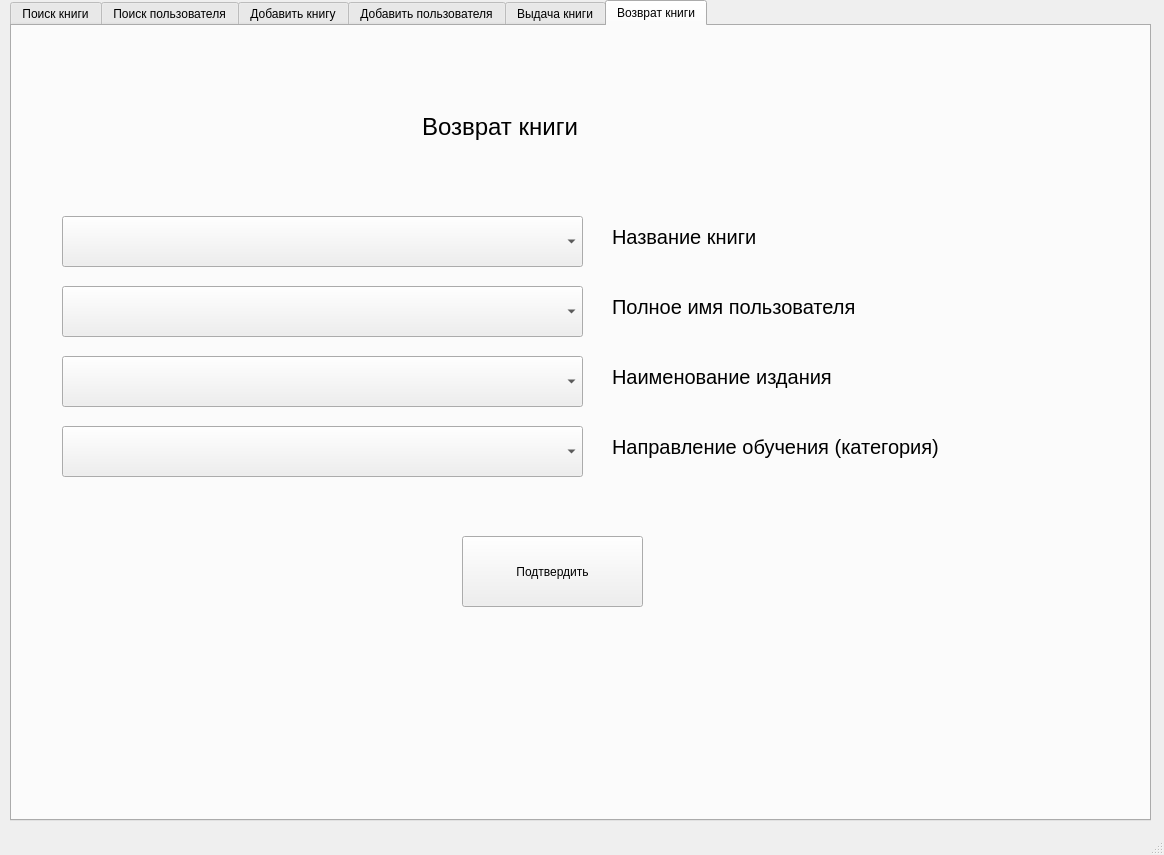
<?xml version="1.0" encoding="UTF-8"?>
<ui version="4.0">
 <class>MainWindow</class>
 <widget class="QMainWindow" name="MainWindow">
  <property name="geometry">
   <rect>
    <x>0</x>
    <y>0</y>
    <width>1164</width>
    <height>855</height>
   </rect>
  </property>
  <property name="windowTitle">
   <string>LIBRARY_IS</string>
  </property>
  <widget class="QWidget" name="centralwidget">
   <widget class="QTabWidget" name="tabWidget">
    <property name="geometry">
     <rect>
      <x>10</x>
      <y>0</y>
      <width>1141</width>
      <height>821</height>
     </rect>
    </property>
    <property name="currentIndex">
     <number>5</number>
    </property>
    <widget class="QWidget" name="book_find">
     <attribute name="title">
      <string>Поиск книги</string>
     </attribute>
     <widget class="QTableWidget" name="book_find_table">
      <property name="geometry">
       <rect>
        <x>10</x>
        <y>310</y>
        <width>1111</width>
        <height>471</height>
       </rect>
      </property>
      <property name="styleSheet">
       <string notr="true">QTableWidget {
    border: 2px solid black; /* Устанавливаем толщину границ таблицы */
}

QTableWidget::item {
    border: 1px solid gray; /* Устанавливаем толщину границ ячеек */
}

QHeaderView::section {
    font-weight: bold; /* Жирный шрифт для заголовков */
    background-color: #f0f0f0; /* Цвет фона заголовков (по желанию) */
}</string>
      </property>
     </widget>
     <widget class="QLabel" name="book_find_header">
      <property name="geometry">
       <rect>
        <x>270</x>
        <y>30</y>
        <width>491</width>
        <height>81</height>
       </rect>
      </property>
      <property name="styleSheet">
       <string notr="true">font-size: 30px; /* Установите желаемый размер шрифта */
</string>
      </property>
      <property name="text">
       <string>Список библиотечных материалов</string>
      </property>
     </widget>
     <widget class="QComboBox" name="book_fin_profile_select">
      <property name="geometry">
       <rect>
        <x>30</x>
        <y>130</y>
        <width>341</width>
        <height>51</height>
       </rect>
      </property>
     </widget>
     <widget class="QComboBox" name="book_find_publisher_select">
      <property name="geometry">
       <rect>
        <x>400</x>
        <y>130</y>
        <width>351</width>
        <height>51</height>
       </rect>
      </property>
     </widget>
     <widget class="QComboBox" name="book_find_status_select">
      <property name="geometry">
       <rect>
        <x>780</x>
        <y>130</y>
        <width>291</width>
        <height>51</height>
       </rect>
      </property>
     </widget>
     <widget class="QLabel" name="book_find_profile_label">
      <property name="geometry">
       <rect>
        <x>20</x>
        <y>180</y>
        <width>341</width>
        <height>61</height>
       </rect>
      </property>
      <property name="styleSheet">
       <string notr="true">font-size: 20px</string>
      </property>
      <property name="text">
       <string>Направление обучения (категория)</string>
      </property>
     </widget>
     <widget class="QLabel" name="book_find_publisher_label">
      <property name="geometry">
       <rect>
        <x>440</x>
        <y>180</y>
        <width>291</width>
        <height>61</height>
       </rect>
      </property>
      <property name="styleSheet">
       <string notr="true">font-size: 20px</string>
      </property>
      <property name="text">
       <string>Наименование издания</string>
      </property>
     </widget>
     <widget class="QLabel" name="book_find_status_label">
      <property name="geometry">
       <rect>
        <x>870</x>
        <y>180</y>
        <width>291</width>
        <height>61</height>
       </rect>
      </property>
      <property name="styleSheet">
       <string notr="true">font-size: 20px</string>
      </property>
      <property name="text">
       <string>Статус</string>
      </property>
     </widget>
     <widget class="QPushButton" name="book_find_confirm">
      <property name="geometry">
       <rect>
        <x>470</x>
        <y>240</y>
        <width>161</width>
        <height>41</height>
       </rect>
      </property>
      <property name="text">
       <string>Подтвердить фильтрацию</string>
      </property>
     </widget>
    </widget>
    <widget class="QWidget" name="user_find">
     <attribute name="title">
      <string>Поиск пользователя</string>
     </attribute>
     <widget class="QTableWidget" name="user_find_table">
      <property name="geometry">
       <rect>
        <x>10</x>
        <y>220</y>
        <width>1101</width>
        <height>531</height>
       </rect>
      </property>
      <property name="styleSheet">
       <string notr="true">QTableWidget {
    border: 2px solid black; /* Устанавливаем толщину границ таблицы */
}

QTableWidget::item {
    border: 1px solid gray; /* Устанавливаем толщину границ ячеек */
}

QHeaderView::section {
    font-weight: bold; /* Жирный шрифт для заголовков */
    background-color: #f0f0f0; /* Цвет фона заголовков (по желанию) */
}</string>
      </property>
     </widget>
     <widget class="QLabel" name="user_find_header">
      <property name="geometry">
       <rect>
        <x>360</x>
        <y>0</y>
        <width>441</width>
        <height>81</height>
       </rect>
      </property>
      <property name="styleSheet">
       <string notr="true">font-size: 30px; /* Установите желаемый размер шрифта */
</string>
      </property>
      <property name="text">
       <string>Список пользователей</string>
      </property>
     </widget>
     <widget class="QComboBox" name="user_find_profile_select">
      <property name="geometry">
       <rect>
        <x>0</x>
        <y>80</y>
        <width>431</width>
        <height>51</height>
       </rect>
      </property>
     </widget>
     <widget class="QLabel" name="user_find_profile_label">
      <property name="geometry">
       <rect>
        <x>90</x>
        <y>130</y>
        <width>341</width>
        <height>61</height>
       </rect>
      </property>
      <property name="styleSheet">
       <string notr="true">font-size: 20px</string>
      </property>
      <property name="text">
       <string>Направление обучения</string>
      </property>
     </widget>
     <widget class="QComboBox" name="user_find_type_select">
      <property name="geometry">
       <rect>
        <x>450</x>
        <y>80</y>
        <width>361</width>
        <height>51</height>
       </rect>
      </property>
     </widget>
     <widget class="QLabel" name="user_find_type_label">
      <property name="geometry">
       <rect>
        <x>520</x>
        <y>130</y>
        <width>341</width>
        <height>61</height>
       </rect>
      </property>
      <property name="styleSheet">
       <string notr="true">font-size: 20px</string>
      </property>
      <property name="text">
       <string>Тип пользователя</string>
      </property>
     </widget>
     <widget class="QPushButton" name="user_find_confirm">
      <property name="geometry">
       <rect>
        <x>870</x>
        <y>80</y>
        <width>161</width>
        <height>41</height>
       </rect>
      </property>
      <property name="text">
       <string>Подтвердить фильтрацию</string>
      </property>
     </widget>
    </widget>
    <widget class="QWidget" name="book_addition">
     <attribute name="title">
      <string>Добавить книгу</string>
     </attribute>
     <widget class="QLabel" name="add_book_title">
      <property name="geometry">
       <rect>
        <x>260</x>
        <y>110</y>
        <width>551</width>
        <height>61</height>
       </rect>
      </property>
      <property name="styleSheet">
       <string notr="true">font-size: 24px</string>
      </property>
      <property name="text">
       <string>Добавление нового библиотечного материала</string>
      </property>
     </widget>
     <widget class="QPushButton" name="book_add_confirm_button">
      <property name="geometry">
       <rect>
        <x>350</x>
        <y>570</y>
        <width>311</width>
        <height>71</height>
       </rect>
      </property>
      <property name="styleSheet">
       <string notr="true">font-size: 20px</string>
      </property>
      <property name="text">
       <string>Добавить</string>
      </property>
     </widget>
     <widget class="QLabel" name="book_add_name_edit_label">
      <property name="geometry">
       <rect>
        <x>570</x>
        <y>230</y>
        <width>401</width>
        <height>61</height>
       </rect>
      </property>
      <property name="styleSheet">
       <string notr="true">font-size: 20px</string>
      </property>
      <property name="text">
       <string>Наименование библиотечного материала</string>
      </property>
     </widget>
     <widget class="QLabel" name="book_add_profile_id_label">
      <property name="geometry">
       <rect>
        <x>570</x>
        <y>310</y>
        <width>491</width>
        <height>61</height>
       </rect>
      </property>
      <property name="styleSheet">
       <string notr="true">font-size: 20px</string>
      </property>
      <property name="text">
       <string>Направление обучения (категория)</string>
      </property>
     </widget>
     <widget class="QLabel" name="book_add_publisher_label">
      <property name="geometry">
       <rect>
        <x>570</x>
        <y>400</y>
        <width>291</width>
        <height>61</height>
       </rect>
      </property>
      <property name="styleSheet">
       <string notr="true">font-size: 20px</string>
      </property>
      <property name="text">
       <string>Наименование издания</string>
      </property>
     </widget>
     <widget class="QTextEdit" name="book_add_isbn_edit">
      <property name="geometry">
       <rect>
        <x>30</x>
        <y>480</y>
        <width>521</width>
        <height>51</height>
       </rect>
      </property>
     </widget>
     <widget class="QLabel" name="book_add_isbn_label">
      <property name="geometry">
       <rect>
        <x>580</x>
        <y>480</y>
        <width>261</width>
        <height>61</height>
       </rect>
      </property>
      <property name="styleSheet">
       <string notr="true">font-size: 20px</string>
      </property>
      <property name="text">
       <string>ISBN</string>
      </property>
     </widget>
     <widget class="QTextEdit" name="book_name_edit">
      <property name="geometry">
       <rect>
        <x>30</x>
        <y>240</y>
        <width>521</width>
        <height>51</height>
       </rect>
      </property>
     </widget>
     <widget class="QTextEdit" name="book_add_publisher_edit">
      <property name="geometry">
       <rect>
        <x>30</x>
        <y>400</y>
        <width>521</width>
        <height>51</height>
       </rect>
      </property>
     </widget>
     <widget class="QComboBox" name="book_add_profile_select">
      <property name="geometry">
       <rect>
        <x>30</x>
        <y>320</y>
        <width>521</width>
        <height>51</height>
       </rect>
      </property>
     </widget>
    </widget>
    <widget class="QWidget" name="user_add">
     <attribute name="title">
      <string>Добавить пользователя</string>
     </attribute>
     <widget class="QLabel" name="user_add_header">
      <property name="geometry">
       <rect>
        <x>330</x>
        <y>40</y>
        <width>401</width>
        <height>61</height>
       </rect>
      </property>
      <property name="styleSheet">
       <string notr="true">font-size: 24px</string>
      </property>
      <property name="text">
       <string>Добавление нового пользователя</string>
      </property>
     </widget>
     <widget class="QLabel" name="user_add_profile_label">
      <property name="geometry">
       <rect>
        <x>560</x>
        <y>230</y>
        <width>401</width>
        <height>61</height>
       </rect>
      </property>
      <property name="styleSheet">
       <string notr="true">font-size: 20px</string>
      </property>
      <property name="text">
       <string>Идентификатор направления обучения</string>
      </property>
     </widget>
     <widget class="QLabel" name="user_add_type_label">
      <property name="geometry">
       <rect>
        <x>570</x>
        <y>380</y>
        <width>261</width>
        <height>61</height>
       </rect>
      </property>
      <property name="styleSheet">
       <string notr="true">font-size: 20px</string>
      </property>
      <property name="text">
       <string>Тип пользователя</string>
      </property>
     </widget>
     <widget class="QLabel" name="user_add_name_label">
      <property name="geometry">
       <rect>
        <x>560</x>
        <y>160</y>
        <width>261</width>
        <height>61</height>
       </rect>
      </property>
      <property name="styleSheet">
       <string notr="true">font-size: 20px</string>
      </property>
      <property name="text">
       <string>Полное имя (ФИО)</string>
      </property>
     </widget>
     <widget class="QLabel" name="user_add_phone_label">
      <property name="geometry">
       <rect>
        <x>560</x>
        <y>300</y>
        <width>291</width>
        <height>61</height>
       </rect>
      </property>
      <property name="styleSheet">
       <string notr="true">font-size: 20px</string>
      </property>
      <property name="text">
       <string>Контактный номер телефона</string>
      </property>
     </widget>
     <widget class="QComboBox" name="user_add_profile_select">
      <property name="geometry">
       <rect>
        <x>10</x>
        <y>240</y>
        <width>521</width>
        <height>51</height>
       </rect>
      </property>
     </widget>
     <widget class="QTextEdit" name="user_add_name_edit">
      <property name="geometry">
       <rect>
        <x>10</x>
        <y>170</y>
        <width>521</width>
        <height>51</height>
       </rect>
      </property>
     </widget>
     <widget class="QTextEdit" name="user_add_phone_edit">
      <property name="geometry">
       <rect>
        <x>10</x>
        <y>310</y>
        <width>521</width>
        <height>51</height>
       </rect>
      </property>
     </widget>
     <widget class="QComboBox" name="user_add_type_select">
      <property name="geometry">
       <rect>
        <x>10</x>
        <y>380</y>
        <width>521</width>
        <height>51</height>
       </rect>
      </property>
     </widget>
     <widget class="QPushButton" name="user_add_confirm">
      <property name="geometry">
       <rect>
        <x>340</x>
        <y>480</y>
        <width>311</width>
        <height>71</height>
       </rect>
      </property>
      <property name="styleSheet">
       <string notr="true">font-size: 20px</string>
      </property>
      <property name="text">
       <string>Добавить</string>
      </property>
     </widget>
    </widget>
    <widget class="QWidget" name="book_ex">
     <attribute name="title">
      <string>Выдача книги</string>
     </attribute>
     <widget class="QPushButton" name="ex_confirm">
      <property name="geometry">
       <rect>
        <x>430</x>
        <y>510</y>
        <width>181</width>
        <height>71</height>
       </rect>
      </property>
      <property name="text">
       <string>Подтвердить</string>
      </property>
     </widget>
     <widget class="QLabel" name="ex_publisher_label">
      <property name="geometry">
       <rect>
        <x>580</x>
        <y>320</y>
        <width>291</width>
        <height>61</height>
       </rect>
      </property>
      <property name="styleSheet">
       <string notr="true">font-size: 20px</string>
      </property>
      <property name="text">
       <string>Наименование издания</string>
      </property>
     </widget>
     <widget class="QLabel" name="ex_user_name_label">
      <property name="geometry">
       <rect>
        <x>580</x>
        <y>250</y>
        <width>401</width>
        <height>61</height>
       </rect>
      </property>
      <property name="styleSheet">
       <string notr="true">font-size: 20px</string>
      </property>
      <property name="text">
       <string>Полное имя пользователя</string>
      </property>
     </widget>
     <widget class="QLabel" name="ex_book_name_label">
      <property name="geometry">
       <rect>
        <x>580</x>
        <y>180</y>
        <width>261</width>
        <height>61</height>
       </rect>
      </property>
      <property name="styleSheet">
       <string notr="true">font-size: 20px</string>
      </property>
      <property name="text">
       <string>Название книги</string>
      </property>
     </widget>
     <widget class="QLabel" name="ex_header">
      <property name="geometry">
       <rect>
        <x>430</x>
        <y>70</y>
        <width>181</width>
        <height>61</height>
       </rect>
      </property>
      <property name="styleSheet">
       <string notr="true">font-size: 24px</string>
      </property>
      <property name="text">
       <string>Выдача книги</string>
      </property>
     </widget>
     <widget class="QComboBox" name="ex_book_name_select">
      <property name="geometry">
       <rect>
        <x>20</x>
        <y>190</y>
        <width>521</width>
        <height>51</height>
       </rect>
      </property>
     </widget>
     <widget class="QComboBox" name="ex_user_name_select">
      <property name="geometry">
       <rect>
        <x>20</x>
        <y>260</y>
        <width>521</width>
        <height>51</height>
       </rect>
      </property>
     </widget>
     <widget class="QComboBox" name="ex_publisher_select">
      <property name="geometry">
       <rect>
        <x>20</x>
        <y>330</y>
        <width>521</width>
        <height>51</height>
       </rect>
      </property>
     </widget>
     <widget class="QComboBox" name="ex_profile_select">
      <property name="geometry">
       <rect>
        <x>20</x>
        <y>400</y>
        <width>521</width>
        <height>51</height>
       </rect>
      </property>
     </widget>
     <widget class="QLabel" name="ex_profile_label">
      <property name="geometry">
       <rect>
        <x>580</x>
        <y>390</y>
        <width>451</width>
        <height>61</height>
       </rect>
      </property>
      <property name="styleSheet">
       <string notr="true">font-size: 20px</string>
      </property>
      <property name="text">
       <string>Наименование профиля (категория)</string>
      </property>
     </widget>
    </widget>
    <widget class="QWidget" name="book_inc">
     <attribute name="title">
      <string>Возврат книги</string>
     </attribute>
     <widget class="QLabel" name="inc_book_name_label">
      <property name="geometry">
       <rect>
        <x>600</x>
        <y>180</y>
        <width>261</width>
        <height>61</height>
       </rect>
      </property>
      <property name="styleSheet">
       <string notr="true">font-size: 20px</string>
      </property>
      <property name="text">
       <string>Название книги</string>
      </property>
     </widget>
     <widget class="QPushButton" name="inc_confirm">
      <property name="geometry">
       <rect>
        <x>450</x>
        <y>510</y>
        <width>181</width>
        <height>71</height>
       </rect>
      </property>
      <property name="text">
       <string>Подтвердить</string>
      </property>
     </widget>
     <widget class="QLabel" name="inc_user_name_label">
      <property name="geometry">
       <rect>
        <x>600</x>
        <y>250</y>
        <width>401</width>
        <height>61</height>
       </rect>
      </property>
      <property name="styleSheet">
       <string notr="true">font-size: 20px</string>
      </property>
      <property name="text">
       <string>Полное имя пользователя</string>
      </property>
     </widget>
     <widget class="QLabel" name="inc_publisher_label">
      <property name="geometry">
       <rect>
        <x>600</x>
        <y>320</y>
        <width>291</width>
        <height>61</height>
       </rect>
      </property>
      <property name="styleSheet">
       <string notr="true">font-size: 20px</string>
      </property>
      <property name="text">
       <string>Наименование издания</string>
      </property>
     </widget>
     <widget class="QLabel" name="inc_header">
      <property name="geometry">
       <rect>
        <x>410</x>
        <y>70</y>
        <width>181</width>
        <height>61</height>
       </rect>
      </property>
      <property name="styleSheet">
       <string notr="true">font-size: 24px</string>
      </property>
      <property name="text">
       <string>Возврат книги</string>
      </property>
     </widget>
     <widget class="QComboBox" name="inc_book_name_select">
      <property name="geometry">
       <rect>
        <x>50</x>
        <y>190</y>
        <width>521</width>
        <height>51</height>
       </rect>
      </property>
     </widget>
     <widget class="QComboBox" name="inc_user_name_select">
      <property name="geometry">
       <rect>
        <x>50</x>
        <y>260</y>
        <width>521</width>
        <height>51</height>
       </rect>
      </property>
     </widget>
     <widget class="QComboBox" name="inc_publisher_select">
      <property name="geometry">
       <rect>
        <x>50</x>
        <y>330</y>
        <width>521</width>
        <height>51</height>
       </rect>
      </property>
     </widget>
     <widget class="QComboBox" name="inc_profile_select">
      <property name="geometry">
       <rect>
        <x>50</x>
        <y>400</y>
        <width>521</width>
        <height>51</height>
       </rect>
      </property>
     </widget>
     <widget class="QLabel" name="inc_profile_label">
      <property name="geometry">
       <rect>
        <x>600</x>
        <y>390</y>
        <width>491</width>
        <height>61</height>
       </rect>
      </property>
      <property name="styleSheet">
       <string notr="true">font-size: 20px</string>
      </property>
      <property name="text">
       <string>Направление обучения (категория)</string>
      </property>
     </widget>
    </widget>
   </widget>
  </widget>
  <widget class="QMenuBar" name="menubar">
   <property name="geometry">
    <rect>
     <x>0</x>
     <y>0</y>
     <width>1164</width>
     <height>21</height>
    </rect>
   </property>
  </widget>
  <widget class="QStatusBar" name="statusbar"/>
 </widget>
 <resources/>
 <connections/>
</ui>
